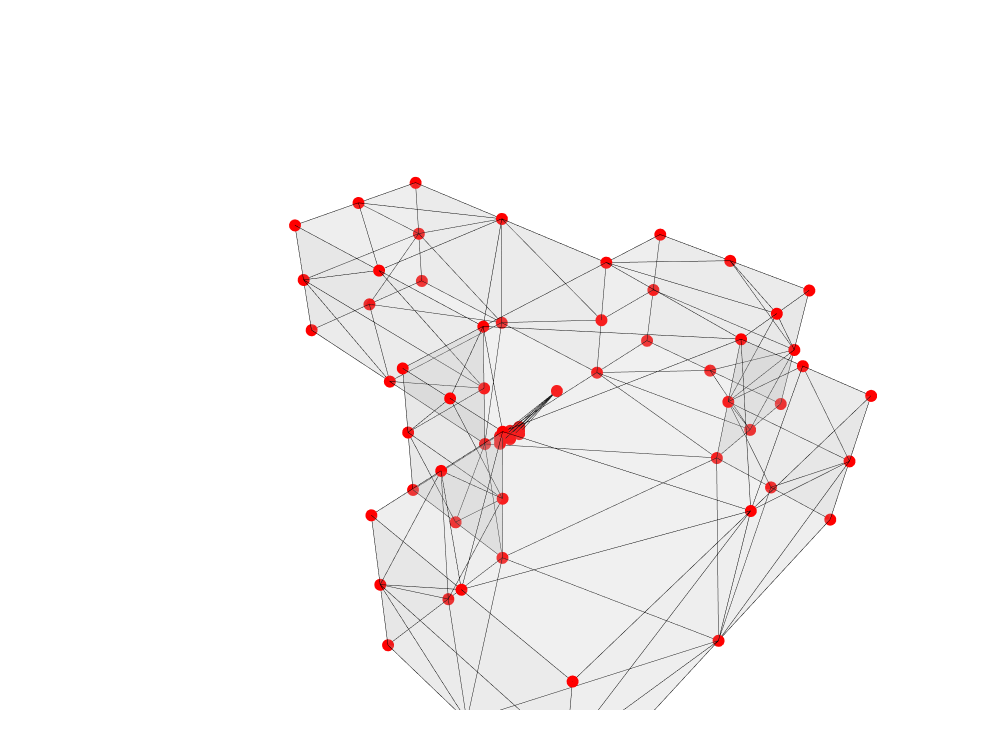

Notebook code cell kept with this figure:
### Markdown cell above
## Connect Internal Nodes and External Graph Nodes

This section demonstrates how to connect the manually created internal nodes graph with the automatically generated external graph from the building model. This enables a complete mapping from the building's interior space to the external topological structure.

### Code cell
from topologicpy.Vertex import Vertex
from topologicpy.Edge import Edge
from topologicpy.Cluster import Cluster
from topologicpy.Topology import Topology

# Step 1: Extract all vertices and edges from the external building model graph
external_vertices = Graph.Vertices(g)
external_edges = Graph.Edges(g)

# Use all external vertices (or minimal sampling) to fill interior space with dense nodes
# Sample every 2nd vertex to balance density and performance
interior_vertices = external_vertices[::2] if external_vertices else []

# Step 2: Get all edges that connect sampled interior vertices
interior_edges = []
for edge in external_edges:
    v_start = Edge.StartVertex(edge)
    v_end = Edge.EndVertex(edge)
    if v_start in interior_vertices and v_end in interior_vertices:
        interior_edges.append(edge)

# Step 3: Create additional connecting edges between interior vertices to increase density
# Connect nearby vertices within the interior network
additional_interior_edges = []
for i in range(0, len(interior_vertices) - 1, 3):
    for j in range(i + 1, min(i + 6, len(interior_vertices))):
        additional_interior_edges.append(Edge.ByVertices([interior_vertices[i], interior_vertices[j]]))

# Step 4: Create edges connecting internal manual nodes and interior vertices
# This bridges the manually placed internal nodes with the automatically generated network
bridge_edges = []

for internal_node in internal_nodes:
    # Connect each internal node to the 5 nearest interior vertices
    for int_v in interior_vertices[::max(1, len(interior_vertices)//5)]:
        bridge_edges.append(Edge.ByVertices([internal_node, int_v]))

# Step 5: Create complete interior space graph with dense node and edge network
# Contains: model + interior nodes/edges + bridge edges connecting manual nodes
interior_graph_display = Cluster.ByTopologies([model_topology] + 
                                              interior_edges + 
                                              interior_vertices + 
                                              additional_interior_edges +
                                              internal_nodes +
                                              bridge_edges)

# Step 6: Display the dense interior network
# Red vertices and dark gray/black edges similar to the reference image
Topology.Show(
    interior_graph_display,
    faceColor=[200,200,200],       # Model face color (light gray)
    faceOpacity=0.15,              # Model opacity (very transparent)
    edgeColor="black",             # Edges are black/dark
    edgeWidth=1,                   # Thin edges for dense visibility
    vertexColor="red",             # Red vertices
    vertexSize=14,                  # Small vertex size for dense appearance
    showVertices=True,             # Show all vertices
    backgroundColor="white",       # White background
    width=1000,                    # Canvas width
    height=750,                    # Canvas height
    renderer=renderer
)

print(f"Interior vertices: {len(interior_vertices)}")
print(f"Interior edges: {len(interior_edges)}")
print(f"Additional interior edges: {len(additional_interior_edges)}")
print(f"Bridge edges: {len(bridge_edges)}")
print(f"Total edges in display: {len(interior_edges) + len(additional_interior_edges) + len(bridge_edges)}")
print(f"Total vertices in display: {len(interior_vertices) + len(internal_nodes)}")

### Figure 1 — Plotly figure (JSON) as saved in the notebook; plotly's stock layout.template omitted (floating-point values rounded to 4 significant figures; data arrays with more than 128 entries replaced by an {"elided": "..."} marker saying what was removed)
{"data": [{"customdata": {"elided": "314 str values"}, "hoverinfo": "text", "hovertemplate": {"elided": "314 str values"}, "hovertext": {"elided": "314 str values"}, "legendgroup": "1", "legendrank": 1, "marker": {"color": {"elided": "314 str values"}, "line": {"width": 0}, "opacity": 1, "size": {"elided": "314 int values"}, "sizemode": "diameter", "symbol": "circle"}, "mode": "markers", "name": "1: Untitled (Vertices)", "showlegend": false, "text": {"elided": "314 str values"}, "type": "scatter3d", "x": {"elided": "314 float values"}, "y": {"elided": "314 float values"}, "z": {"elided": "314 float values"}}, {"hoverinfo": "text", "legendgroup": "2", "legendrank": 2, "line": {"color": "black", "dash": "solid", "width": 1}, "marker": {"size": 0}, "mode": "lines", "name": "1: Untitled (Edges)", "showlegend": false, "text": "", "type": "scatter3d", "x": {"elided": "939 float values"}, "y": {"elided": "939 float values"}, "z": {"elided": "939 float values"}}, {"cmax": 1, "cmin": 0, "color": "#C8C8C8", "colorscale": [[0, "#440154"], [0.1111, "#482878"], [0.2222, "#3e4989"], [0.3333, "#31688e"], [0.4444, "#26828e"], [0.5556, "#1f9e89"], [0.6667, "#35b779"], [0.7778, "#6ece58"], [0.8889, "#b5de2b"], [1, "#fde725"]], "flatshading": true, "hoverinfo": "text", "hovertext": "", "i": [0, 2, 0, 5, 5, 0, 5, 5, 8, 5, 9, 5, 11, 11, 15, 11, 15, 17, 18, 18, 21, 20, 23, 25, 23, 23, 28, 23, 28, 30, 31, 31, 34, 33, 36, 38, 36, 36, 18, 19, 18, 18, 41, 41, 43, 41, 44, 41, 28, 28, 41, 28, 41, 42, 51, 51, 31, 51, 31, 32, 17, 15, 15, 16, 47, 47, 48, 48, 20, 49, 17, 20, 19, 32, 39, 39, 32, 43, 30, 46, 8, 17, 52, 17, 10, 0, 13, 4, 21, 50, 16, 21, 22, 35, 40, 40, 35, 44, 29, 48, 9, 16, 55, 16, 12, 1, 14, 3], "j": [1, 1, 2, 0, 7, 5, 6, 9, 10, 8, 11, 11, 10, 14, 11, 15, 16, 15, 19, 21, 18, 23, 24, 23, 25, 27, 23, 28, 29, 28, 32, 34, 31, 36, 37, 36, 38, 40, 36, 18, 22, 40, 42, 44, 46, 43, 47, 47, 30, 50, 28, 41, 45, 41, 52, 54, 51, 31, 35, 31, 52, 17, 51, 15, 46, 4, 47, 2, 26, 30, 30, 30, 39, 20, 33, 38, 30, 42, 17, 43, 6, 0, 17, 32, 8, 17, 8, 43, 24, 3, 35, 27, 21, 40, 35, 34, 21, 50, 3, 3, 1, 3, 54, 54, 14, 14, 1, 50], "k": [2, 3, 4, 6, 1, 1, 8, 7, 11, 11, 12, 9, 13, 12, 13, 14, 14, 13, 20, 22, 20, 21, 21, 20, 26, 24, 26, 27, 27, 26, 33, 35, 33, 34, 34, 33, 39, 37, 39, 39, 40, 36, 43, 45, 47, 47, 48, 44, 49, 29, 49, 50, 50, 49, 53, 55, 53, 54, 54, 53, 51, 51, 55, 55, 4, 2, 2, 3, 25, 4, 32, 26, 20, 39, 32, 33, 20, 49, 4, 4, 0, 4, 53, 53, 13, 13, 0, 49, 27, 29, 29, 29, 40, 21, 34, 37, 29, 45, 16, 44, 7, 1, 16, 35, 9, 16, 9, 44], "legendgroup": "3", "legendrank": 3, "lighting": {"facenormalsepsilon": 0}, "name": "1: Untitled (Faces)", "opacity": 0.15, "showlegend": false, "showscale": false, "text": "", "type": "mesh3d", "x": [53.25, 53.25, 53.25, 53.25, 53.25, 53.25, 53.25, 53.25, 22.97, 22.97, -7.315, -7.315, -7.315, -7.315, -7.315, -7.315, -7.315, -7.315, -82.11, -82.11, -19.59, -19.59, -82.11, 42.93, 42.93, 42.93, 42.93, 42.93, 42.93, 42.93, 42.93, -39.56, -39.56, -60.83, -60.83, -39.56, -82.11, -82.11, -82.11, -82.11, -82.11, 85.49, 85.49, 85.49, 85.49, 85.49, 85.49, 85.49, 85.49, 64.21, 64.21, -39.56, -39.56, -39.56, -39.56, -39.56], "y": [57.62, 57.62, 5.435, 5.435, 5.435, 109.8, 109.8, 109.8, 109.8, 109.8, 109.8, 109.8, 109.8, 57.62, 57.62, 5.435, 5.435, 5.435, -95.73, -95.73, -95.73, -95.73, -95.73, -95.73, -95.73, -95.73, -75.43, -75.43, -55.13, -55.13, -55.13, -35.17, -35.17, -35.17, -35.17, -35.17, -35.17, -35.17, -35.17, -65.45, -65.45, -55.13, -55.13, -24.85, -24.85, -55.13, 5.435, 5.435, 5.435, -55.13, -55.13, 5.435, 5.435, -14.87, -14.87, 5.435], "z": [0, 47.59, 23.79, 47.59, 0, 23.79, 0, 47.59, 0, 47.59, 0, 23.79, 47.59, 0, 47.59, 23.79, 47.59, 0, 23.79, 0, 0, 47.59, 47.59, 23.79, 47.59, 0, 0, 47.59, 23.79, 47.59, 0, 23.79, 0, 0, 47.59, 47.59, 23.79, 47.59, 0, 0, 47.59, 23.79, 0, 0, 47.59, 47.59, 0, 23.79, 47.59, 0, 47.59, 23.79, 0, 0, 47.59, 47.59]}], "layout": {"autosize": true, "height": 750, "margin": {"b": 40, "l": 40, "r": 40, "t": 40}, "paper_bgcolor": "#FFFFFF", "plot_bgcolor": "#FFFFFF", "scene": {"aspectmode": "data", "camera": {"center": {"x": 0, "y": 0, "z": 0}, "eye": {"x": -1.25, "y": -1.25, "z": 1.25}, "projection": {"type": "perspective"}, "up": {"x": 0, "y": 0, "z": 1}}, "xaxis": {"visible": false}, "yaxis": {"visible": false}, "zaxis": {"visible": false}}, "showlegend": true, "width": 1000, "xaxis": {"showgrid": false, "visible": false, "zeroline": false}, "yaxis": {"showgrid": false, "visible": false, "zeroline": false}}}
